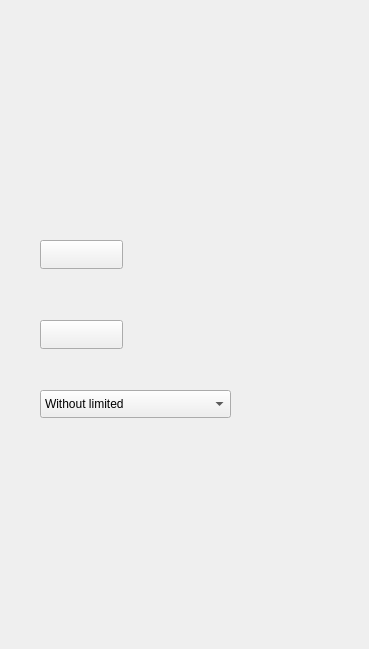
    <widget class="QWidget" name="get_photo_meli_certificate_obviously">
     <widget class="QLabel" name="label_9">
      <property name="geometry">
       <rect>
        <x>0</x>
        <y>0</y>
        <width>360</width>
        <height>640</height>
       </rect>
      </property>
      <property name="text">
       <string/>
      </property>
      <property name="pixmap">
       <pixmap>../image/get_photo_meli_pcertificate_obviously/get_photo_meli_pcertificate_obviously.png</pixmap>
      </property>
     </widget>
     <widget class="QComboBox" name="obviously_get_photo_meli_pcertificate_obviously">
      <property name="geometry">
       <rect>
        <x>40</x>
        <y>390</y>
        <width>191</width>
        <height>28</height>
       </rect>
      </property>
      <property name="layoutDirection">
       <enum>Qt::LeftToRight</enum>
      </property>
      <item>
       <property name="text">
        <string>Without limited</string>
       </property>
      </item>
      <item>
       <property name="text">
        <string>Deaf</string>
       </property>
      </item>
      <item>
       <property name="text">
        <string>Unable to move</string>
       </property>
      </item>
      <item>
       <property name="text">
        <string>both</string>
       </property>
      </item>
     </widget>
     <widget class="QPushButton" name="meli_get_photo_meli_certificate_obviously">
      <property name="geometry">
       <rect>
        <x>40</x>
        <y>240</y>
        <width>83</width>
        <height>29</height>
       </rect>
      </property>
      <property name="text">
       <string/>
      </property>
      <property name="flat">
       <bool>false</bool>
      </property>
     </widget>
     <widget class="QPushButton" name="certificate_get_photo_meli_certificate_obviously">
      <property name="geometry">
       <rect>
        <x>40</x>
        <y>320</y>
        <width>83</width>
        <height>29</height>
       </rect>
      </property>
      <property name="text">
       <string/>
      </property>
      <property name="flat">
       <bool>false</bool>
      </property>
     </widget>
     <widget class="QPushButton" name="pushButt_next_get_photo_meli_certificate_obviously">
      <property name="geometry">
       <rect>
        <x>40</x>
        <y>440</y>
        <width>271</width>
        <height>29</height>
       </rect>
      </property>
      <property name="layoutDirection">
       <enum>Qt::LeftToRight</enum>
      </property>
      <property name="text">
       <string/>
      </property>
      <property name="flat">
       <bool>true</bool>
      </property>
     </widget>
     <widget class="QPushButton" name="pushButt_back_get_photo_meli_certificate_obviously">
      <property name="geometry">
       <rect>
        <x>40</x>
        <y>510</y>
        <width>271</width>
        <height>29</height>
       </rect>
      </property>
      <property name="layoutDirection">
       <enum>Qt::LeftToRight</enum>
      </property>
      <property name="text">
       <string/>
      </property>
      <property name="flat">
       <bool>true</bool>
      </property>
     </widget>
    </widget>
